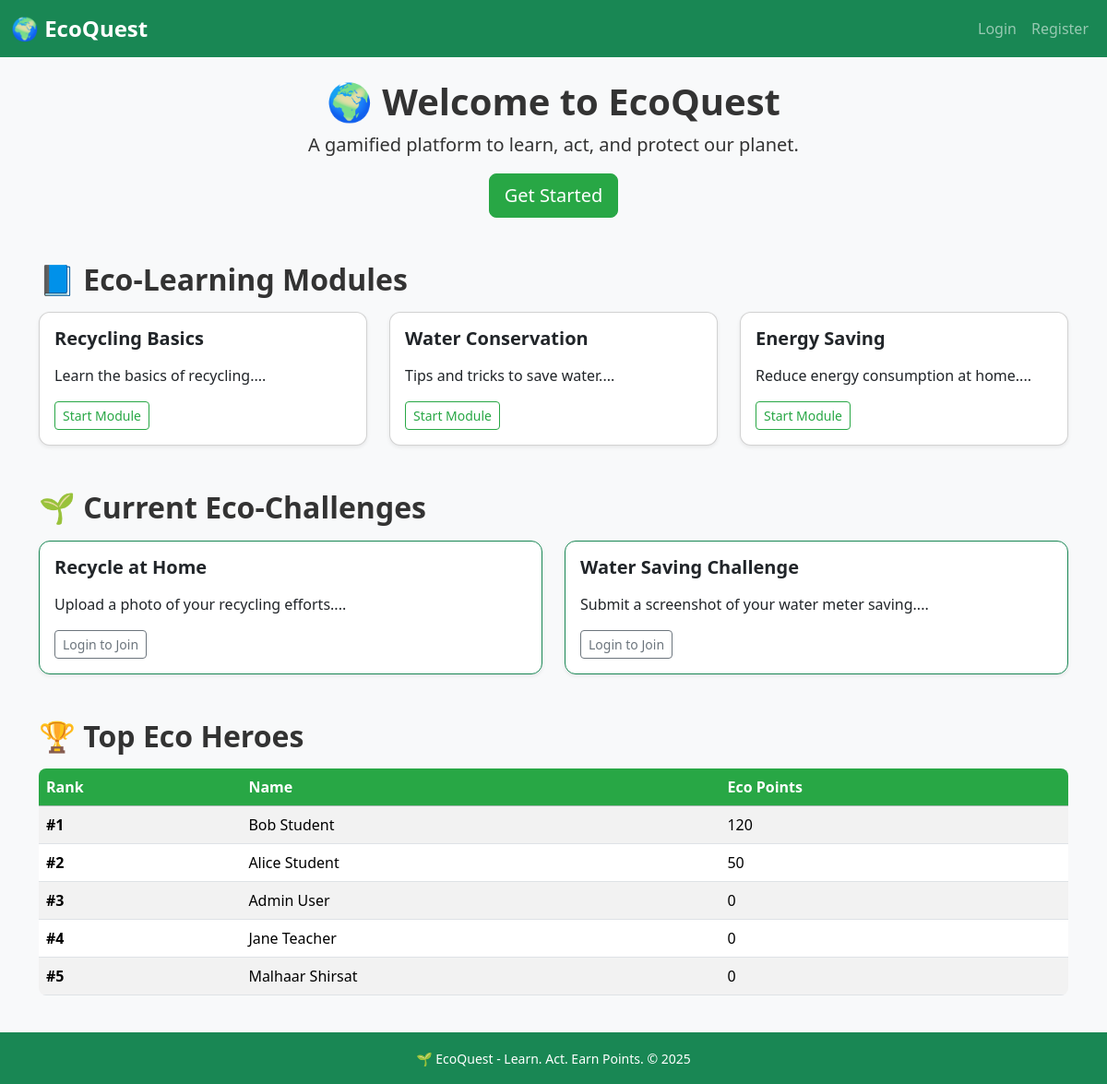
The page / on the database its author committed.
### models.py (models this page shows, shortened)
class Module(db.Model):
    __tablename__ = "module"
    id = db.Column(db.Integer, primary_key=True)
    title = db.Column(db.String(200), nullable=False)
    description = db.Column(db.Text)
    content = db.Column(db.Text)
    quizzes = db.relationship("Quiz", backref="module", lazy=True)

class Challenge(db.Model):
    __tablename__ = "challenge"
    id = db.Column(db.Integer, primary_key=True)
    title = db.Column(db.String(200), nullable=False)
    description = db.Column(db.Text)
    points = db.Column(db.Integer, default=20)
    submissions = db.relationship("Submission", backref="challenge", lazy=True)

class User(db.Model, UserMixin):
    __tablename__ = "user"
    id = db.Column(db.Integer, primary_key=True)
    name = db.Column(db.String(120), nullable=False)
    email = db.Column(db.String(120), unique=True, nullable=False)
    password = db.Column(db.String(200), nullable=False)
    role = db.Column(db.String(20), default="student")
    eco_points = db.Column(db.Integer, default=0)
    submissions = db.relationship("Submission", backref="user", lazy=True)
    forum_posts = db.relationship("ForumPost", backref="author", lazy=True)

### app.py (the view)
@app.route("/")
def index():
    modules = Module.query.all()
    challenges = Challenge.query.all()
    top_users = User.query.order_by(User.eco_points.desc()).limit(5).all()
    return render_template(
        "index.html", modules=modules, challenges=challenges, top_users=top_users
    )

### app.py (called while the page is built)
@app.context_processor
def inject_now():
    return {"now": datetime.now}

### templates/index.html (shortened to what this page needs)
{% extends "base.html" %}
{% block content %}
<div class="text-center mb-5">
    <h1 class="fw-bold">🌍 Welcome to EcoQuest</h1>
    <p class="lead">A gamified platform to learn, act, and protect our planet.</p>
    {% if not current_user.is_authenticated %}
        <a href="{{ url_for('register') }}" class="btn btn-success btn-lg">Get Started</a>
    {% endif %}
</div>
<h2 class="mb-3">📘 Eco-Learning Modules</h2>
<div class="row row-cols-1 row-cols-md-3 g-4 mb-5">
    {% for module in modules %}
    <div class="col">
        <div class="card h-100 shadow-sm">
            <div class="card-body">
                <h5 class="card-title">{{ module.title }}</h5>
                <p class="card-text">{{ module.description[:100] }}...</p>
                <a href="{{ url_for('dashboard') }}" class="btn btn-outline-success btn-sm">Start Module</a>
            </div>
        </div>
    </div>
    {% else %}
    <p>No modules available yet.</p>
    {% endfor %}
</div>
<h2 class="mb-3">🌱 Current Eco-Challenges</h2>
<div class="row row-cols-1 row-cols-md-2 g-4 mb-5">
    {% for challenge in challenges %}
    <div class="col">
        <div class="card border-success h-100 shadow-sm">
            <div class="card-body">
                <h5 class="card-title">{{ challenge.title }}</h5>
                <p class="card-text">{{ challenge.description[:120] }}...</p>
                {% if current_user.is_authenticated %}
                    <a href="{{ url_for('dashboard') }}" class="btn btn-success btn-sm">Take Challenge</a>
                {% else %}
                    <a href="{{ url_for('login') }}" class="btn btn-outline-secondary btn-sm">Login to Join</a>
                {% endif %}
            </div>
        </div>
    </div>
    {% else %}
    <p>No challenges yet.</p>
    {% endfor %}
</div>
<h2 class="mb-3">🏆 Top Eco Heroes</h2>
<div class="table-responsive">
    <table class="table table-striped align-middle">
        <thead class="table-success">
            <tr>
                <th>Rank</th>
                <th>Name</th>
                <th>Eco Points</th>
            </tr>
        </thead>
        <tbody>
            {% for user in top_users %}
            <tr>
                <td><strong>#{{ loop.index }}</strong></td>
                <td>{{ user.name }}</td>
                <td>{{ user.eco_points }}</td>
            </tr>
            {% else %}
            <tr><td colspan="3">No users ranked yet.</td></tr>
            {% endfor %}
        </tbody>
    </table>
</div>
{% endblock %}

### templates/base.html (shortened to what this page needs)
<!DOCTYPE html>
<html lang="en">
<head>
    <link href="https://cdn.jsdelivr.net/npm/bootstrap@5.3.2/dist/css/bootstrap.min.css" rel="stylesheet">
    <link href="{{ url_for('static', filename='css/styles.css') }}" rel="stylesheet">
</head>
<body class="bg-light d-flex flex-column min-vh-100">
    <nav class="navbar navbar-expand-lg navbar-dark bg-success">
        <div class="container-fluid">
            <a class="navbar-brand fw-bold" href="{{ url_for('index') }}">🌍 EcoQuest</a>
            <div class="collapse navbar-collapse" id="navbarNav">
                <ul class="navbar-nav ms-auto">
                    {% if current_user.is_authenticated %}
                        <li class="nav-item">
                            <a class="nav-link {% if request.endpoint == 'dashboard' %}active{% endif %}" href="{{ url_for('dashboard') }}">Dashboard</a>
                        </li>
                        <li class="nav-item">
                            <a class="nav-link {% if request.endpoint == 'forum' %}active{% endif %}" href="{{ url_for('forum') }}">Forum</a>
                        </li>
                        <li class="nav-item">
                            <a class="nav-link" href="{{ url_for('logout') }}">Logout</a>
                        </li>
                    {% else %}
                        <li class="nav-item">
                            <a class="nav-link {% if request.endpoint == 'login' %}active{% endif %}" href="{{ url_for('login') }}">Login</a>
                        </li>
                        <li class="nav-item">
                            <a class="nav-link {% if request.endpoint == 'register' %}active{% endif %}" href="{{ url_for('register') }}">Register</a>
                        </li>
                    {% endif %}
                </ul>
            </div>
        </div>
    </nav>
    <main class="container my-4 flex-grow-1">
        {% block content %}{% endblock %}
    </main>
    <footer class="bg-success text-white text-center py-3 mt-auto">
        <small>🌱 EcoQuest - Learn. Act. Earn Points. © {{ now().year }}</small>
    </footer>
</body>
</html>

### static/css/styles.css (style rules this page uses)
body { font-family: 'Segoe UI', Tahoma, Geneva, Verdana, sans-serif; background-color: #f8f9fa; color: #333; }
.navbar-brand { font-size: 1.5rem; }
.navbar-nav .nav-link { font-weight: 500; }
.card { border-radius: 0.75rem; }
.card-title { font-weight: 600; margin-bottom: 1rem; }
.btn-success { background-color: #28a745; border-color: #28a745; }
.btn-outline-success { color: #28a745; border-color: #28a745; }
.table { border-radius: 0.5rem; overflow: hidden; }
.table thead th { background-color: #28a745; color: #fff; }
h2, h4, h5 { font-weight: 600; }

### rows shown on the page
Module: title "Recycling Basics", description "Learn the basics of recycling."
Module: title "Water Conservation", description "Tips and tricks to save water."
Module: title "Energy Saving", description "Reduce energy consumption at home."
Challenge: title "Recycle at Home", description "Upload a photo of your recycling efforts."
Challenge: title "Water Saving Challenge", description "Submit a screenshot of your water meter saving."
User: name "Bob Student", eco_points "120"
User: name "Alice Student", eco_points "50"
User: name "Admin User", eco_points "0"
User: name "Jane Teacher", eco_points "0"
User: name "Malhaar Shirsat", eco_points "0"
